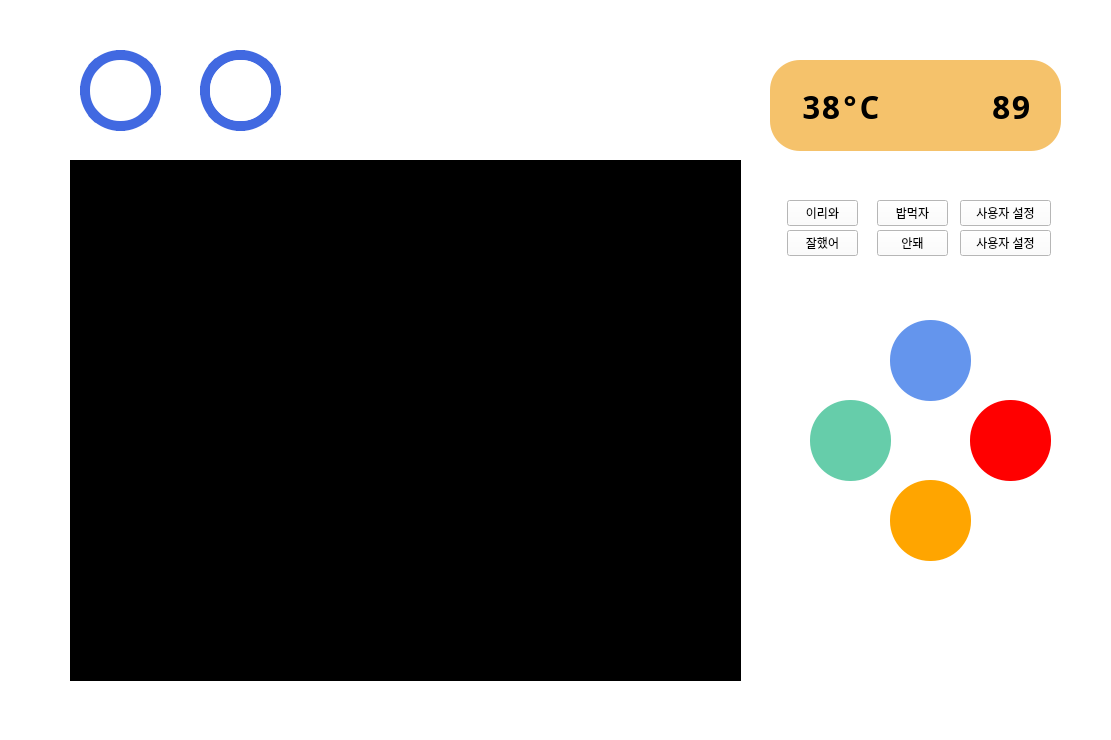
<?xml version="1.0" encoding="UTF-8"?>
<ui version="4.0">
 <class>Dialog</class>
 <widget class="QDialog" name="Dialog">
  <property name="geometry">
   <rect>
    <x>0</x>
    <y>0</y>
    <width>1111</width>
    <height>740</height>
   </rect>
  </property>
  <property name="windowTitle">
   <string>Dialog</string>
  </property>
  <property name="styleSheet">
   <string notr="true">background-color:white
</string>
  </property>
  <widget class="QLabel" name="label_2">
   <property name="geometry">
    <rect>
     <x>900</x>
     <y>70</y>
     <width>71</width>
     <height>71</height>
    </rect>
   </property>
   <property name="styleSheet">
    <string notr="true">color : transparent;
background-color:transparent;
</string>
   </property>
   <property name="text">
    <string/>
   </property>
   <property name="pixmap">
    <pixmap>../../Downloads/free-icon-love-14415504.png</pixmap>
   </property>
   <property name="scaledContents">
    <bool>true</bool>
   </property>
  </widget>
  <widget class="QLabel" name="label_3">
   <property name="geometry">
    <rect>
     <x>770</x>
     <y>60</y>
     <width>291</width>
     <height>91</height>
    </rect>
   </property>
   <property name="styleSheet">
    <string notr="true">background-color:#F5C26B;
border-radius:30px;</string>
   </property>
   <property name="text">
    <string/>
   </property>
  </widget>
  <widget class="QPushButton" name="btnMain">
   <property name="geometry">
    <rect>
     <x>80</x>
     <y>50</y>
     <width>81</width>
     <height>81</height>
    </rect>
   </property>
   <property name="styleSheet">
    <string notr="true">background-color:white;
border-radius:40px;
border-color:#4169E1;
border-width:10px;
border-style:solid;</string>
   </property>
   <property name="text">
    <string/>
   </property>
   <property name="icon">
    <iconset>
     <normaloff>../../Downloads/home.png</normaloff>../../Downloads/home.png</iconset>
   </property>
   <property name="iconSize">
    <size>
     <width>40</width>
     <height>40</height>
    </size>
   </property>
  </widget>
  <widget class="QLabel" name="label_9">
   <property name="geometry">
    <rect>
     <x>980</x>
     <y>80</y>
     <width>51</width>
     <height>51</height>
    </rect>
   </property>
   <property name="font">
    <font>
     <family>Noto Sans Mono</family>
     <pointsize>25</pointsize>
     <weight>75</weight>
     <bold>true</bold>
    </font>
   </property>
   <property name="styleSheet">
    <string notr="true">background-color:transparent;</string>
   </property>
   <property name="text">
    <string>89</string>
   </property>
   <property name="alignment">
    <set>Qt::AlignRight|Qt::AlignTrailing|Qt::AlignVCenter</set>
   </property>
  </widget>
  <widget class="QLabel" name="label_11">
   <property name="geometry">
    <rect>
     <x>200</x>
     <y>50</y>
     <width>81</width>
     <height>81</height>
    </rect>
   </property>
   <property name="styleSheet">
    <string notr="true">background-color:white;
border-radius:40px;
border-color:#4169E1;
border-width:10px;
border-style:solid;</string>
   </property>
   <property name="text">
    <string>어디있니</string>
   </property>
   <property name="scaledContents">
    <bool>true</bool>
   </property>
   <property name="alignment">
    <set>Qt::AlignCenter</set>
   </property>
  </widget>
  <widget class="QLabel" name="label_16">
   <property name="geometry">
    <rect>
     <x>790</x>
     <y>80</y>
     <width>51</width>
     <height>51</height>
    </rect>
   </property>
   <property name="font">
    <font>
     <family>Noto Sans Mono</family>
     <pointsize>25</pointsize>
     <weight>75</weight>
     <bold>true</bold>
    </font>
   </property>
   <property name="styleSheet">
    <string notr="true">background-color:transparent;</string>
   </property>
   <property name="text">
    <string>38</string>
   </property>
   <property name="alignment">
    <set>Qt::AlignRight|Qt::AlignTrailing|Qt::AlignVCenter</set>
   </property>
  </widget>
  <widget class="QLabel" name="label_17">
   <property name="geometry">
    <rect>
     <x>840</x>
     <y>80</y>
     <width>51</width>
     <height>51</height>
    </rect>
   </property>
   <property name="font">
    <font>
     <family>Noto Sans Mono</family>
     <pointsize>25</pointsize>
     <weight>75</weight>
     <bold>true</bold>
    </font>
   </property>
   <property name="styleSheet">
    <string notr="true">background-color:transparent;</string>
   </property>
   <property name="text">
    <string>°C</string>
   </property>
  </widget>
  <widget class="QLabel" name="label_4">
   <property name="geometry">
    <rect>
     <x>70</x>
     <y>160</y>
     <width>671</width>
     <height>521</height>
    </rect>
   </property>
   <property name="styleSheet">
    <string notr="true">background-color:black;</string>
   </property>
   <property name="text">
    <string>TextLabel</string>
   </property>
  </widget>
  <widget class="QPushButton" name="pushButton">
   <property name="geometry">
    <rect>
     <x>970</x>
     <y>400</y>
     <width>81</width>
     <height>81</height>
    </rect>
   </property>
   <property name="styleSheet">
    <string notr="true">border-radius:40px;
background-color:#FF0000;</string>
   </property>
   <property name="text">
    <string/>
   </property>
   <property name="icon">
    <iconset>
     <normaloff>../../Downloads/right-arrow.png</normaloff>../../Downloads/right-arrow.png</iconset>
   </property>
   <property name="iconSize">
    <size>
     <width>30</width>
     <height>30</height>
    </size>
   </property>
  </widget>
  <widget class="QPushButton" name="pushButton_2">
   <property name="geometry">
    <rect>
     <x>890</x>
     <y>320</y>
     <width>81</width>
     <height>81</height>
    </rect>
   </property>
   <property name="styleSheet">
    <string notr="true">border-radius:40px;
background-color:#6495ED;</string>
   </property>
   <property name="text">
    <string/>
   </property>
   <property name="icon">
    <iconset>
     <normaloff>../../Downloads/play.png</normaloff>../../Downloads/play.png</iconset>
   </property>
   <property name="iconSize">
    <size>
     <width>30</width>
     <height>30</height>
    </size>
   </property>
  </widget>
  <widget class="QPushButton" name="pushButton_4">
   <property name="geometry">
    <rect>
     <x>890</x>
     <y>480</y>
     <width>81</width>
     <height>81</height>
    </rect>
   </property>
   <property name="styleSheet">
    <string notr="true">border-radius:40px;
background-color:	#FFA500;</string>
   </property>
   <property name="text">
    <string/>
   </property>
   <property name="icon">
    <iconset>
     <normaloff>../../Downloads/arrow-down-sign-to-navigate.png</normaloff>../../Downloads/arrow-down-sign-to-navigate.png</iconset>
   </property>
   <property name="iconSize">
    <size>
     <width>30</width>
     <height>30</height>
    </size>
   </property>
  </widget>
  <widget class="QPushButton" name="pushButton_5">
   <property name="geometry">
    <rect>
     <x>810</x>
     <y>400</y>
     <width>81</width>
     <height>81</height>
    </rect>
   </property>
   <property name="styleSheet">
    <string notr="true">border-radius:40px;
background-color:#66CDAA;</string>
   </property>
   <property name="text">
    <string/>
   </property>
   <property name="icon">
    <iconset>
     <normaloff>../../Downloads/arrow-right.png</normaloff>../../Downloads/arrow-right.png</iconset>
   </property>
   <property name="iconSize">
    <size>
     <width>30</width>
     <height>30</height>
    </size>
   </property>
   <property name="flat">
    <bool>false</bool>
   </property>
  </widget>
  <widget class="QPushButton" name="pushButton_6">
   <property name="geometry">
    <rect>
     <x>980</x>
     <y>610</y>
     <width>61</width>
     <height>61</height>
    </rect>
   </property>
   <property name="styleSheet">
    <string notr="true">border-style:outset;</string>
   </property>
   <property name="text">
    <string/>
   </property>
   <property name="icon">
    <iconset>
     <normaloff>../../Downloads/free-icon-pet-food-6903249.png</normaloff>../../Downloads/free-icon-pet-food-6903249.png</iconset>
   </property>
   <property name="iconSize">
    <size>
     <width>50</width>
     <height>100</height>
    </size>
   </property>
  </widget>
  <widget class="QPushButton" name="pushButton_7">
   <property name="geometry">
    <rect>
     <x>820</x>
     <y>610</y>
     <width>61</width>
     <height>61</height>
    </rect>
   </property>
   <property name="styleSheet">
    <string notr="true">border-style:outset;</string>
   </property>
   <property name="text">
    <string/>
   </property>
   <property name="icon">
    <iconset>
     <normaloff>../../Downloads/dog-ball.png</normaloff>../../Downloads/dog-ball.png</iconset>
   </property>
   <property name="iconSize">
    <size>
     <width>40</width>
     <height>100</height>
    </size>
   </property>
  </widget>
  <widget class="QPushButton" name="pushButton_8">
   <property name="geometry">
    <rect>
     <x>210</x>
     <y>60</y>
     <width>61</width>
     <height>61</height>
    </rect>
   </property>
   <property name="styleSheet">
    <string notr="true">border-style:outset;
border-radius:30px;</string>
   </property>
   <property name="text">
    <string/>
   </property>
   <property name="icon">
    <iconset>
     <normaloff>../../Downloads/paws.png</normaloff>../../Downloads/paws.png</iconset>
   </property>
   <property name="iconSize">
    <size>
     <width>40</width>
     <height>40</height>
    </size>
   </property>
  </widget>
  <widget class="QPushButton" name="pushButton_9">
   <property name="geometry">
    <rect>
     <x>787</x>
     <y>200</y>
     <width>71</width>
     <height>26</height>
    </rect>
   </property>
   <property name="text">
    <string>이리와</string>
   </property>
  </widget>
  <widget class="QPushButton" name="pushButton_10">
   <property name="geometry">
    <rect>
     <x>787</x>
     <y>230</y>
     <width>71</width>
     <height>26</height>
    </rect>
   </property>
   <property name="text">
    <string>잘했어</string>
   </property>
  </widget>
  <widget class="QPushButton" name="pushButton_11">
   <property name="geometry">
    <rect>
     <x>877</x>
     <y>200</y>
     <width>71</width>
     <height>26</height>
    </rect>
   </property>
   <property name="text">
    <string>밥먹자</string>
   </property>
  </widget>
  <widget class="QPushButton" name="pushButton_12">
   <property name="geometry">
    <rect>
     <x>877</x>
     <y>230</y>
     <width>71</width>
     <height>26</height>
    </rect>
   </property>
   <property name="text">
    <string>안돼</string>
   </property>
  </widget>
  <widget class="QPushButton" name="pushButton_13">
   <property name="geometry">
    <rect>
     <x>960</x>
     <y>200</y>
     <width>91</width>
     <height>26</height>
    </rect>
   </property>
   <property name="text">
    <string>사용자 설정</string>
   </property>
  </widget>
  <widget class="QPushButton" name="pushButton_14">
   <property name="geometry">
    <rect>
     <x>960</x>
     <y>230</y>
     <width>91</width>
     <height>26</height>
    </rect>
   </property>
   <property name="text">
    <string>사용자 설정</string>
   </property>
  </widget>
  <zorder>label_3</zorder>
  <zorder>label_2</zorder>
  <zorder>btnMain</zorder>
  <zorder>label_9</zorder>
  <zorder>label_11</zorder>
  <zorder>label_16</zorder>
  <zorder>label_17</zorder>
  <zorder>label_4</zorder>
  <zorder>pushButton</zorder>
  <zorder>pushButton_2</zorder>
  <zorder>pushButton_4</zorder>
  <zorder>pushButton_5</zorder>
  <zorder>pushButton_6</zorder>
  <zorder>pushButton_7</zorder>
  <zorder>pushButton_8</zorder>
  <zorder>pushButton_9</zorder>
  <zorder>pushButton_10</zorder>
  <zorder>pushButton_11</zorder>
  <zorder>pushButton_12</zorder>
  <zorder>pushButton_13</zorder>
  <zorder>pushButton_14</zorder>
 </widget>
 <resources/>
 <connections/>
</ui>
